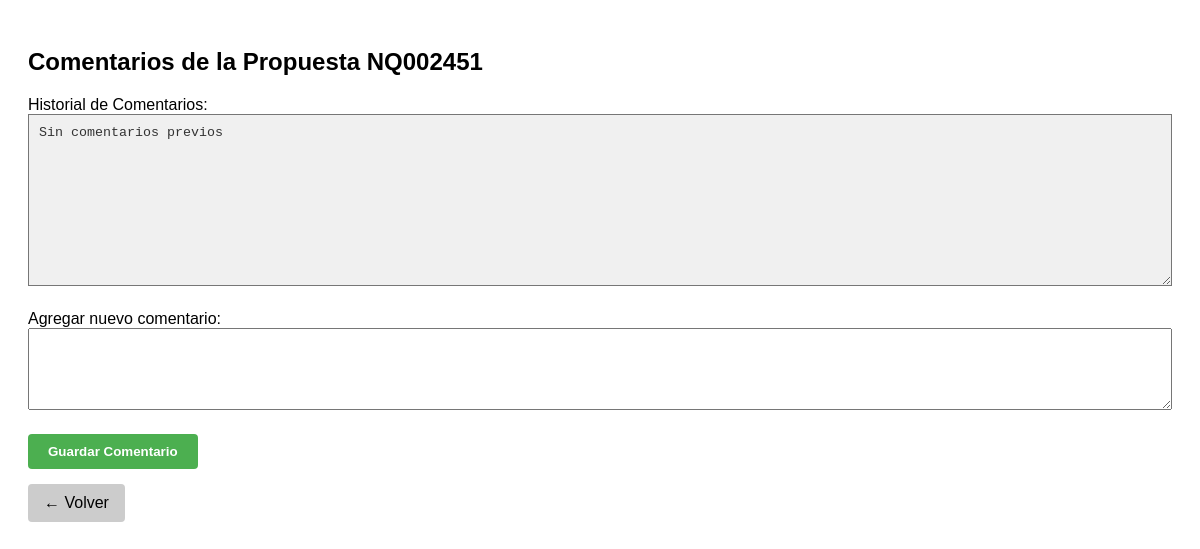
Page /propuestas/comentarios/NQ002451?next=/? (signed in) on the earlier database version.
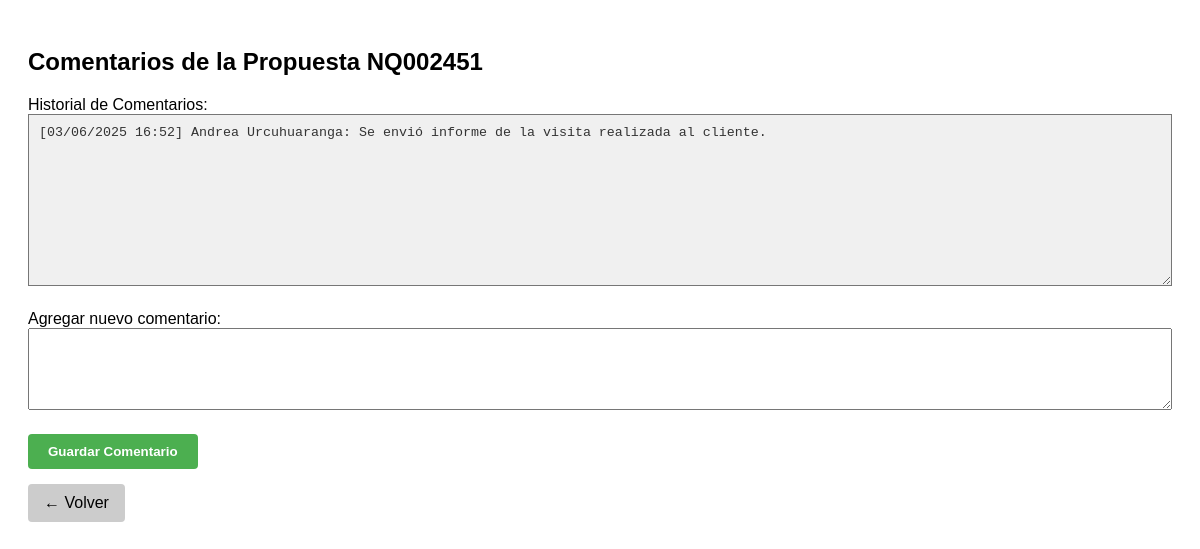
Same page on the later database version.
### tables this page shows
CREATE TABLE propuestas (
    id TEXT PRIMARY KEY,
    nro_antiguo TEXT,
    fecha_solicitud DATE,
    fecha_actualizacion DATE,
    cliente TEXT,
    cliente_final TEXT,
    nombre_oportunidad TEXT,
    account_manager TEXT,
    contacto_cliente TEXT,
    preventa_asignado TEXT,
    probabilidad_cierre REAL,
    status TEXT,
    cierre_soles REAL,
    cierre_dolares REAL,
    comentarios TEXT
);

### app.py (the view, shortened to what this page needs)
@app.route("/propuestas/comentarios/<string:id>", methods=["GET", "POST"])
def editar_comentario(id):
    if "usuario_id" not in session:
        return redirect(url_for("login"))
    propuesta = next((p for p in leer_propuestas({"id": id}) if p.id == id), None)
    if not propuesta:
        flash("Propuesta no encontrada.", "error")
        return redirect(url_for("index"))
    return render_template(
        "editar_comentario.html",
        propuesta=propuesta,
        next=request.args.get("next")
    )

### app.py (called while the page is built)
@app.before_request
def verificar_acceso():
    rutas_publicas = ["/login", "/static", "/favicon.ico"]
    if not session.get("usuario_id"):
        if not any(request.path.startswith(r) for r in rutas_publicas):
            return redirect(url_for('login'))

### utils/db_connection.py (called while the page is built)
def get_db_connection():
    base_dir = os.path.dirname(os.path.abspath(__file__))
    db_path = os.path.join(base_dir, '..', 'database', 'crm_database.db')
    conn = sqlite3.connect(db_path)
    conn.row_factory = sqlite3.Row  # ✅ Esto permite acceder a las columnas por nombre
    conn.execute("PRAGMA foreign_keys = ON")  # ✅ Activar claves foráneas
    return conn

### templates/editar_comentario.html (shortened to what this page needs)
<!DOCTYPE html>
<html lang="es">
<head>
</head>
<body>
    <h2>Comentarios de la Propuesta {{ propuesta.id }}</h2>
    <label>Historial de Comentarios:</label>
    <textarea class="readonly-area" rows="10" readonly>{{ propuesta.comentarios or "Sin comentarios previos" }}</textarea>
    <form method="POST">
        <label for="nuevo_comentario">Agregar nuevo comentario:</label>
        <textarea name="nuevo_comentario" rows="4" required></textarea>
        <button type="submit" class="button">Guardar Comentario</button>
    </form>
    {% if next %}
        <a href="{{ next }}" class="volver">← Volver</a>
    {% else %}
        {% if request.args.get('next') %}
          <a href="{{ request.args.get('next') }}" class="volver">← Volver</a>
        {% else %}
          <a href="{{ url_for('index') }}" class="volver">← Volver</a>
        {% endif %}
    {% endif %}
</body>
</html>

Differences in the rows shown:
changed propuestas "NQ002451": comentarios "Sin comentarios previos" → "[03/06/2025 16:52] Andrea Urcuhuaranga: Se envió informe de la visita realizada al cliente."
